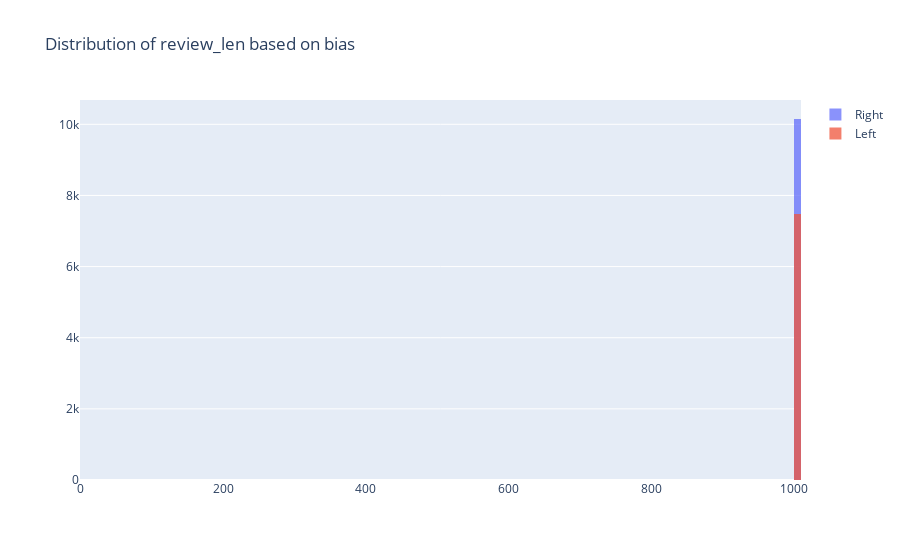

This figure's notebook cell:
### Code cell
x1 = df.loc[df['bias_num'] == 1, 'review_len']
x0 = df.loc[df['bias_num'] == 0, 'review_len']

trace1 = go.Histogram(
    x=x0, name='Right',
    opacity=0.75
)
trace2 = go.Histogram(
    x=x1, name = 'Left',
    opacity=0.75
)

data = [trace1, trace2]
layout = go.Layout(barmode='overlay', title='Distribution of review_len based on bias')
fig = go.Figure(data=data, layout=layout)
fig.show()

### Figure 1 — Plotly figure (JSON) as saved in the notebook; plotly's stock layout.template omitted (floating-point values rounded to 4 significant figures; data arrays with more than 128 entries replaced by an {"elided": "..."} marker saying what was removed)
{"data": [{"name": "Right", "opacity": 0.75, "type": "histogram", "x": {"elided": "10650 int values"}}, {"name": "Left", "opacity": 0.75, "type": "histogram", "x": {"elided": "7719 int values"}}], "layout": {"barmode": "overlay", "title": {"text": "Distribution of review_len based on bias"}}}
